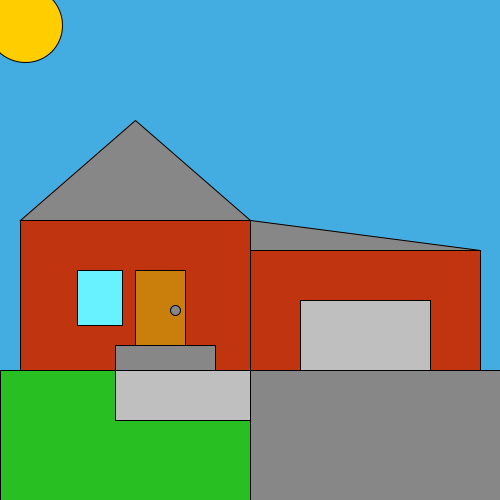
Frame 1 (no input)
Frame 60 (the mouse pressed at the canvas centre just before this capture): identical to frame 1, image omitted
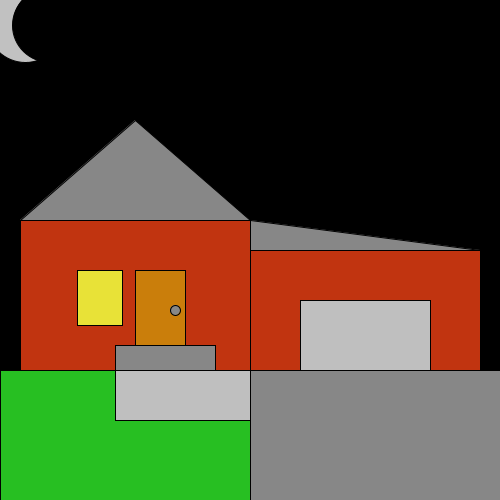
Frame 120 (the mouse held since frame 60 and released just before this capture)

The Processing sketch that drew these frames (run headless with seeded random() and noise(); from frame 60 on, the mouse is pressed at the canvas centre):

// Processing sketch: House_method
// ── House_method.pde
//Dustin O'Brien,Block 5 -Project Nightfall
void setup()
{
  background(0);
  size(500,500);
}
void draw()
{
sky();
Garage();
Grass();
 mainhouse();
 garagedoor();
door();
doorstep();
Garagedoor();
Mainroof();
doorknob();
walkway();
driveway();
housetime();
}
void sky()
{
    //Night Command Behind house
  if(mousePressed==true)
  {background(0);
  fill(193,193,193);
  ellipse(25,25,75,75);
  fill(0);
  ellipse(50,25,75,75);
}
  else
  {background(67,173,226);
fill(255,205,0);
  ellipse(25,25,75,75);
}
}
void Garage()
{
    fill(193,52,16);
  rect(250,250,230,120);
}
void Grass()
{
    //Grass
  fill(39,191,34);
  rect(0,370,500,130);
}
void mainhouse()
{
   //Main House
  fill(193,52,16);
  rect(20,220,230,150);
}
void garagedoor()
{
    //Garage Door
  fill(191,191,191);
  rect(300,300,130,70);
}
  void door()
  {
     //Main Door
  fill(202,126,11);
  rect(135,270,50,75); 
  }
  void doorstep()
  {
      //doorstep
  fill(135,135,135);
  rect(115,345,100,25);
  }
  void Garagedoor()
  {
      //garage roof
  triangle(250,250,250,220,480,250);
  }
  void Mainroof()
  {
      //Main Roof
  triangle(20,220,135,120,250,220);
  }
  void doorknob()
  {
      //DoorKnob
  ellipse(175,310,10,10);
  }
  void walkway()
  {
      //Walkway
  fill(191,191,191);
  rect(115,370,1000,50);
  }
  void driveway()
  {
       //driveway
  fill(135,135,135);
  rect(250,370,400,1000);
  }
  void housetime()
  {
       //Night Command Front of House
  if(mousePressed==true)
  {fill(232,226,55);
  rect(77.5,270,45,55);
}
  else
  {fill(104,241,255);
  rect(77.5,270,45,55);;
  }
  }
